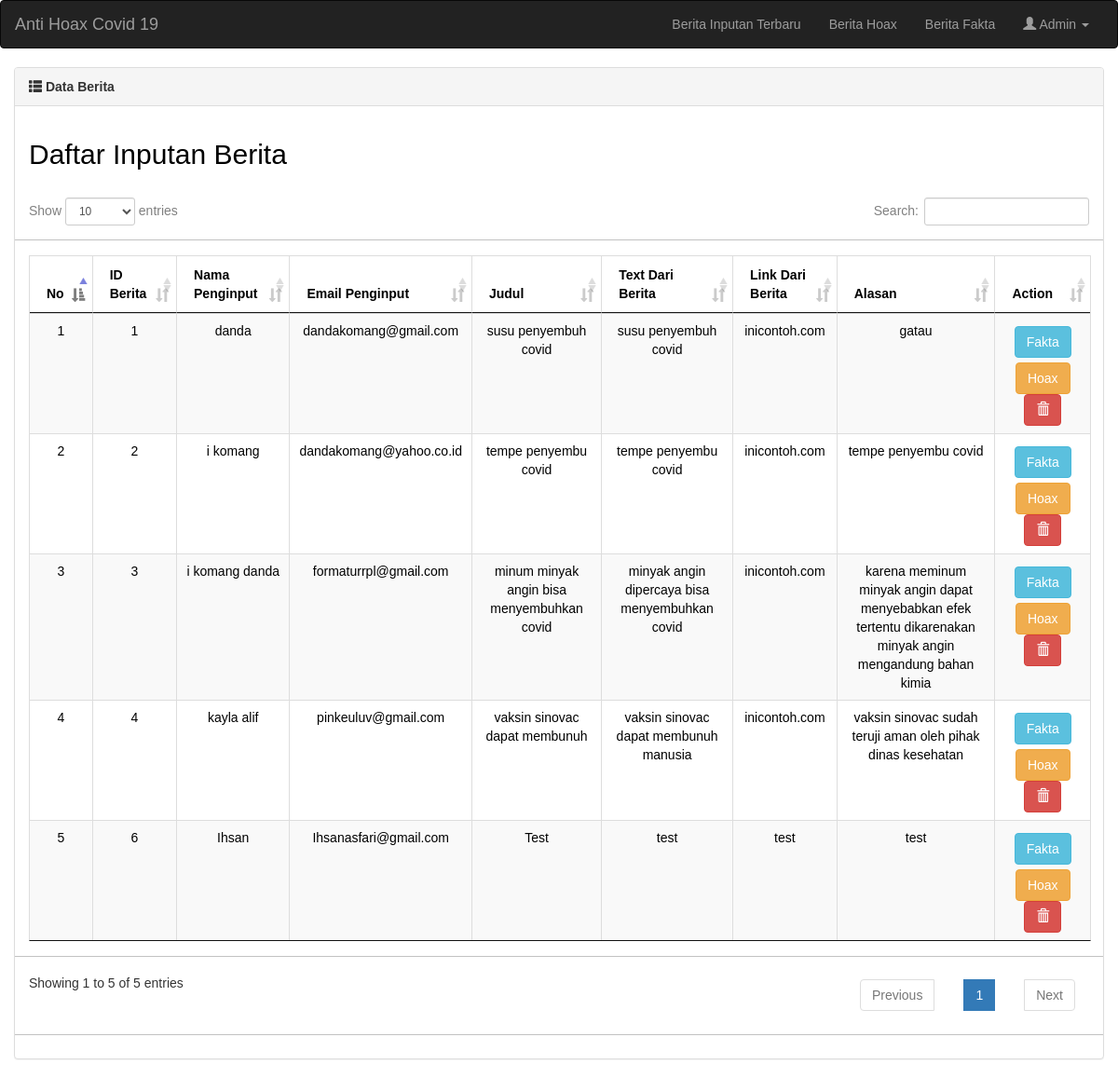
The app's page /admin/dataAdmin/indexAdmin.php (signed in) with its own data.
### tables this page shows
CREATE TABLE `laporhoax` (
  `id` int(11) NOT NULL,
  `nama` varchar(30) NOT NULL,
  `email` varchar(50) NOT NULL,
  `judul` varchar(100) NOT NULL,
  `cpytxt` text NOT NULL,
  `cpylink` varchar(150) NOT NULL,
  `alasan` text NOT NULL,
  `imglink` varchar(150) NOT NULL
);

### admin/dataAdmin/berandaAdmin.php (the view, shortened to what this page needs)
<?php
    $query=mysqli_query($koneksi,"SELECT * FROM laporhoax");
 ?>
<div class="panel panel-default">
    <div class="panel-heading">
        <span class="glyphicon glyphicon-th-list"></span><b> Data Berita</b>
    </div>
    <div class="panel-body">
            <h2>Daftar Inputan Berita</h2><br>
            <table class="table table-responsive table-striped table-bordered text-center data">
                <thead>
                    <tr>
                        <th>No</th>
                        <th>ID Berita</th>
                        <th>Nama Penginput</th>
                        <th>Email Penginput</th>
                        <th>Judul</th>
                        <th>Text Dari Berita</th>
                        <th>Link Dari Berita</th>
                        <th>Alasan</th>
                        <th>Action</th>
                    </tr>
                </thead>
                <tbody>
                    <tr>
                        <?php $no=1; foreach($query as $data) :?>
                        <td><?=$no;?></td>
                        <td><?=$data['id']?></td>
                        <td><?=$data['nama']?></td>
                        <td><?=$data['email']?></td>
                        <td><?=$data['judul']?></td>
                        <td><?=$data['cpytxt']?></td>
                        <td><?=$data['cpylink']?></td>
                        <td><?=$data['alasan']?></td>
                        <td>
                            <a class="btn btn-info" style="margin: 5px;" href="berita/moveToFakta.php?id=<?=$data['id'];?>" onclick="return confirm('Apakah anda yakin ingin memindahkan berita ini ke berita fakta ?')">Fakta</a>
                            <a class="btn btn-warning" href="berita/moveToHoax.php?id=<?=$data['id'];?>" onclick="return confirm('Apakah anda yakin ingin memindahkan berita ini ke berita hoax ?')">Hoax</a>
                            <a class="btn btn-danger" href="hapusBeritaLapor.php?id=<?=$data['id'];?>" onclick="return confirm('Apakah anda yakin ingin menghapus berita ini dari daftar input berita ?')"><i class="glyphicon glyphicon-trash"></i></a>
                        </td>
                    </tr>
                    <?php $no++; endforeach; ?>
                </tbody>
            </table>
    </div>
</div>

### asset/css/style.css (style rules this page uses)
html { scroll-behavior: smooth; }
* { box-sizing: border-box; padding: 0; margin: 0; }
body { border-radius: 0px; background-size: cover; border-radius: 0px; font-family: 'Raleway', sans-serif; background: #fff; }

### records on screen
laporhoax: id "1", nama "danda", email "dandakomang@gmail.com", judul "susu penyembuh covid", cpytxt "susu penyembuh covid", cpylink "inicontoh.com", alasan "gatau"
laporhoax: id "2", nama "i komang", email "dandakomang@yahoo.co.id", judul "tempe penyembu covid", cpytxt "tempe penyembu covid", cpylink "inicontoh.com", alasan "tempe penyembu covid"
laporhoax: id "3", nama "i komang danda", email "formaturrpl@gmail.com", judul "minum minyak angin bisa menyembuhkan covid", cpytxt "minyak angin dipercaya bisa menyembuhkan covid", cpylink "inicontoh.com", alasan "karena meminum minyak angin dapat menyebabkan efek tertentu dikarenakan minyak angin mengandung bahan kimia"
laporhoax: id "4", nama "kayla alif", email "pinkeuluv@gmail.com", judul "vaksin sinovac dapat membunuh", cpytxt "vaksin sinovac dapat membunuh manusia", cpylink "inicontoh.com", alasan "vaksin sinovac sudah teruji aman oleh pihak dinas kesehatan"
laporhoax: id "6", nama "Ihsan", email "Ihsanasfari@gmail.com", judul "Test", cpytxt "test", cpylink "test", alasan "test"
